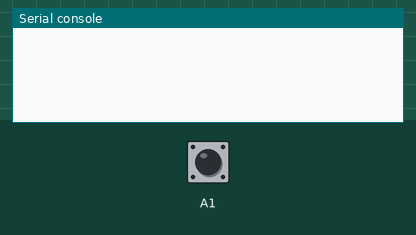
This program was run on a simulated CircuitPython board. Shown: the last lines printed to the serial console. Inputs (shaded band) come from the test bench; at power-on: A1 LOW. Touch pads read as touched when driven HIGH.

Above: at 1.2 s.
1.3 s: A1 pulled HIGH for 0.15 s
At 1.43 s:
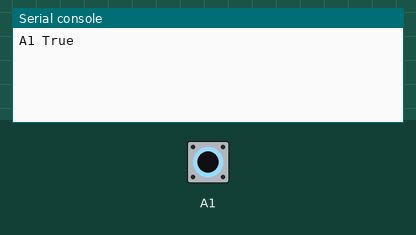
At 2.3 s:
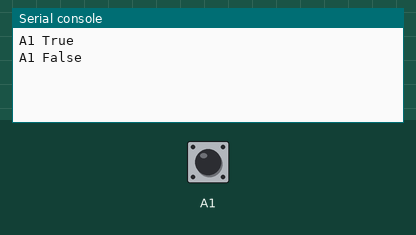

Measured:
- after the input at 1.3 s, the serial console: prints a new line at once (image 1)

The program:

01_touch.py
```python
from touchio import TouchIn
import board


class TouchEvent:
    THRESHOLD_ADJUSTMENT = 400

    def __init__(self, name, onchange):
        self.name = name
        self.last = False
        self.onchange = onchange
        pin = getattr(board, name)
        self.touch = TouchIn(pin)
        self.touch.threshold += self.THRESHOLD_ADJUSTMENT

    def process(self):
        current = self.touch.value
        if current != self.last:
            self.onchange(self.name, current)
            self.last = current


def handle(name, current):
    print(name, current)


event = TouchEvent('A1', handle)
while True:
    event.process()
```
